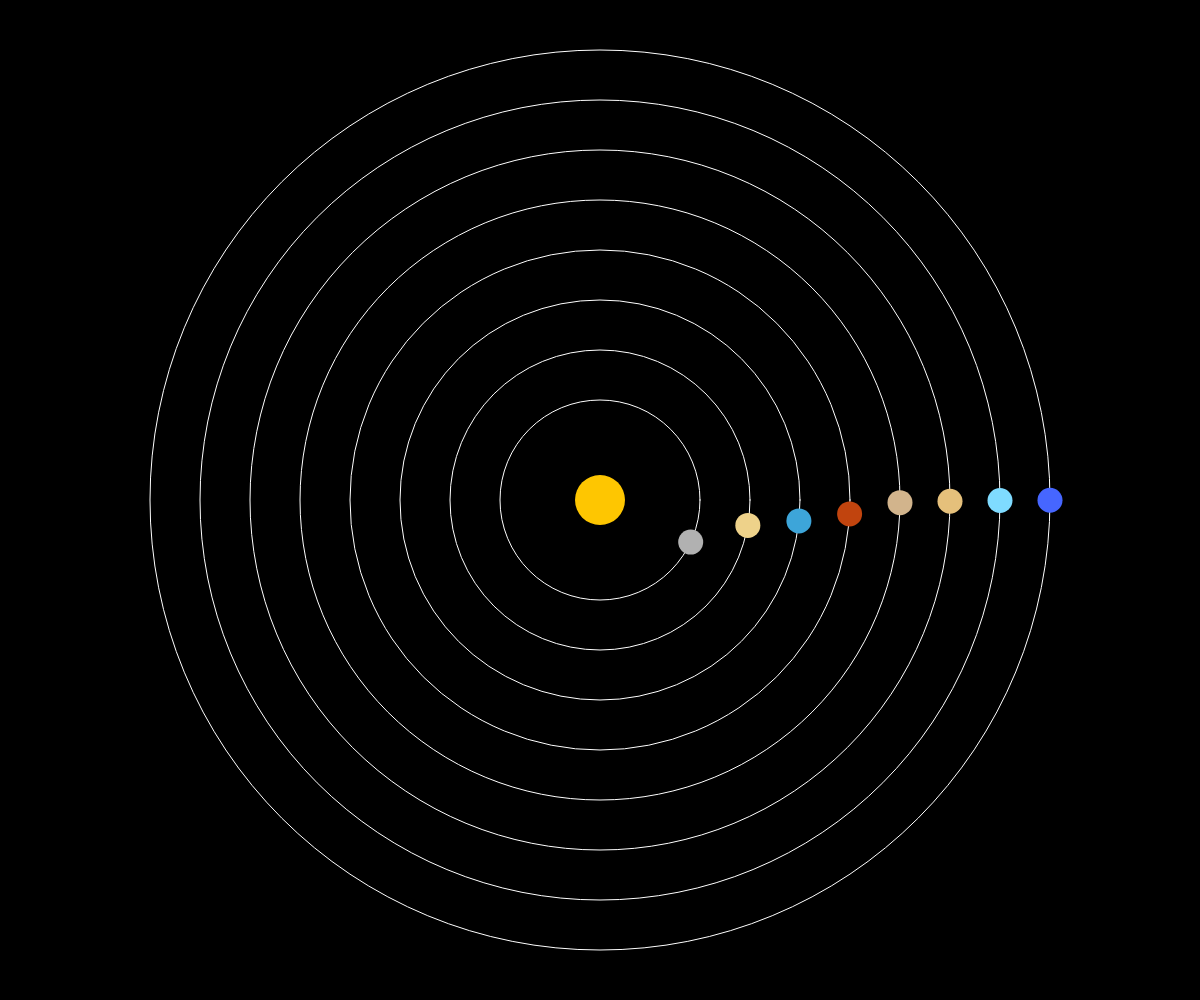
Frame 1 (no input)
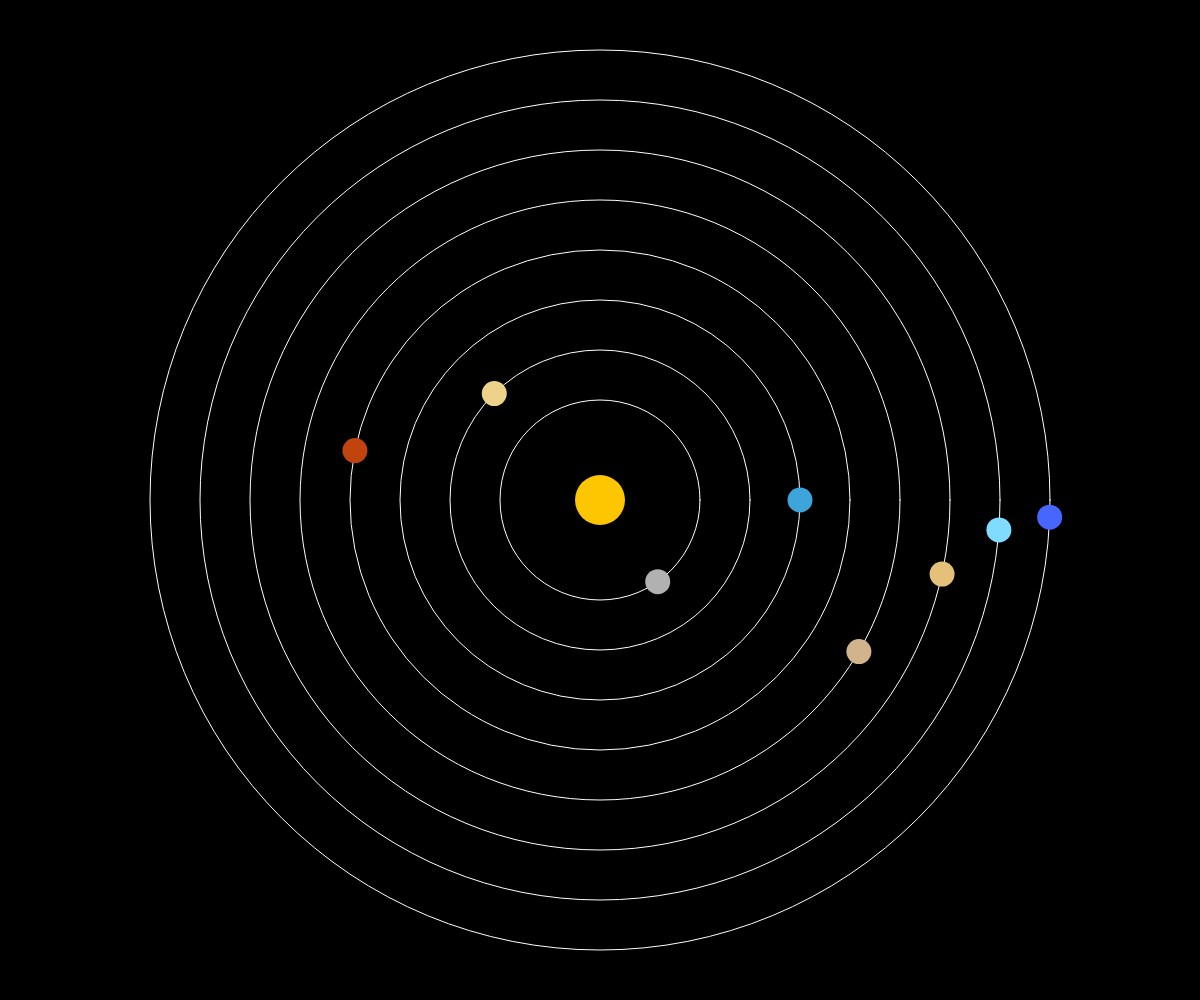
Frame 60 (no input)
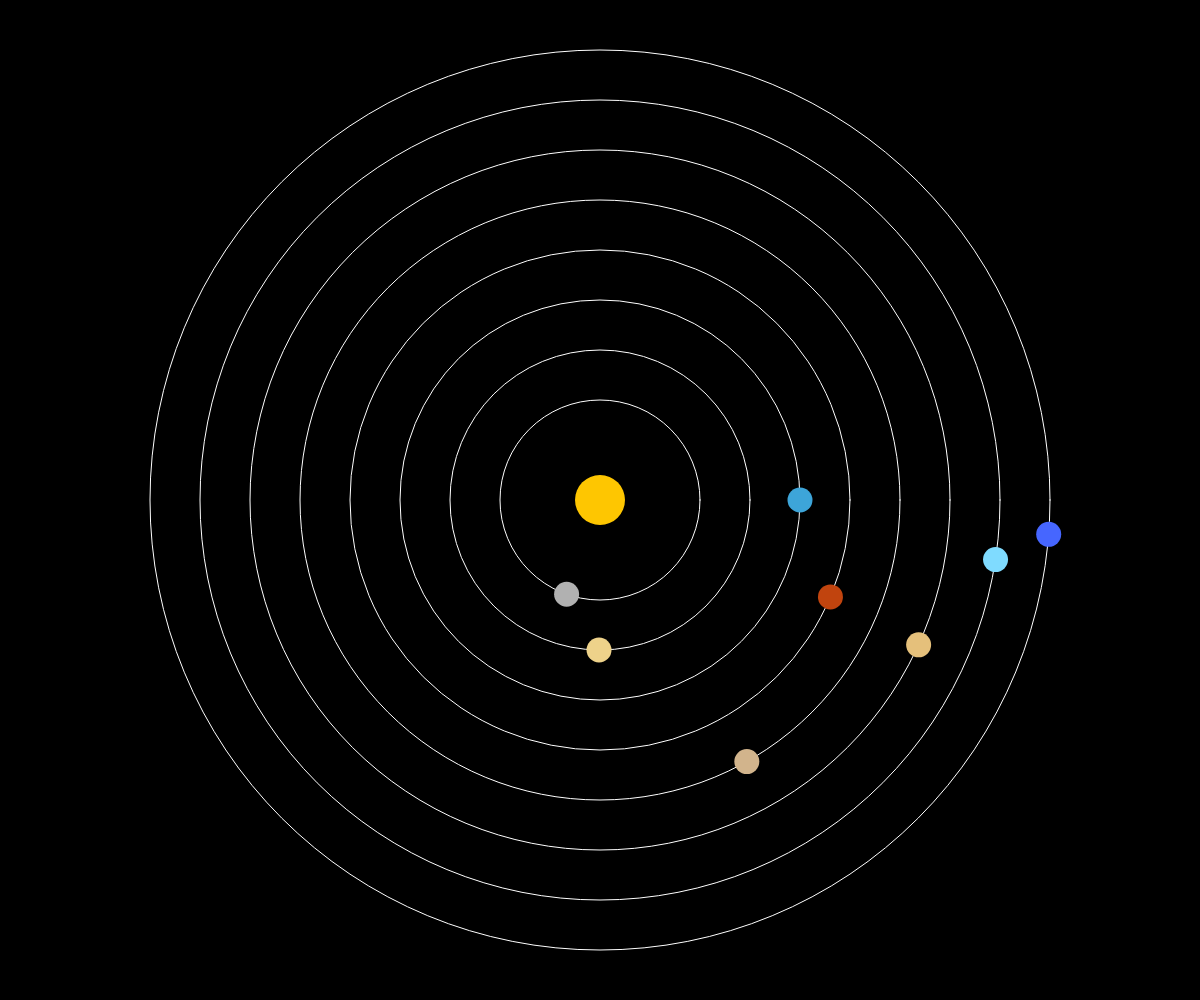
Frame 120 (the mouse pressed at the canvas centre since frame 60)

The p5.js sketch that drew these frames (run headless with seeded random() and noise() and a simulated clock; from frame 60 on, the mouse is pressed at the canvas centre):

// p5.js sketch
// ── sketch.js
// Sidereal orbital periods (days) from standard references (NASA/JPL).
const PLANETS = [
    { name: "sun",      diameter: 1392700, color: "#FEC601", periodDays: null }, // no orbit
    { name: "mercury",  diameter: 4879,    color: "#B1B1B1", periodDays: 87.969 },
    { name: "venus",    diameter: 12104,   color: "#EED28A", periodDays: 224.701 },
    { name: "earth",    diameter: 12742,   color: "#3DA5D9", periodDays: 365.256 }, // sidereal year
    { name: "mars",     diameter: 6779,    color: "#C1440E", periodDays: 686.980 },
    { name: "jupiter",  diameter: 139820,  color: "#D2B48C", periodDays: 4332.59 },
    { name: "saturn",   diameter: 116460,  color: "#E5C07B", periodDays: 10759.22 },
    { name: "uranus",   diameter: 50724,   color: "#7FDBFF", periodDays: 30688.5 },
    { name: "neptune",  diameter: 49244,   color: "#4666FF", periodDays: 60182.0 },
];

let x = window.innerWidth / 2;
let y = window.innerHeight / 2;

const planetScale = 1;   // extra visual scaling for diameters
const SUN_DIAMETER = y/10;  // px
const ORBIT_OFFSET = SUN_DIAMETER*2;  // px between orbits

// Animation mapping: 1 Earth year -> 1 second on screen
const EARTH_YEAR_SECONDS = 1;
const EARTH_YEAR_DAYS = 365.256;

function setup() {
    createCanvas(windowWidth, windowHeight);
}

function draw() {
    background(0);

    // sun
    noStroke();
    fill(PLANETS[0].color);
    circle(x, y, SUN_DIAMETER);

    const sun = PLANETS[0];

    for (let i = 1; i < PLANETS.length; i++) {
        const p = PLANETS[i];

        // orbit diameter spacing
        const orbitDiameterPx = ORBIT_OFFSET * i + ORBIT_OFFSET;

        // scale planet size relative to the sun (circle() takes DIAMETER)
        let planetDiameterPx = (p.diameter / sun.diameter) * SUN_DIAMETER * planetScale;
        // keep tiny planets visible
        planetDiameterPx = max(SUN_DIAMETER/2, planetDiameterPx);
        // let planetDiameterPx = SUN_DIAMETER/5;

        // compute orbit duration in seconds on-screen
        const orbitSeconds =
            EARTH_YEAR_SECONDS * (p.periodDays / EARTH_YEAR_DAYS);

        drawOrbit(orbitSeconds, orbitDiameterPx, planetDiameterPx, p.color);
    }
}

function drawOrbit(orbitSeconds, orbitDiameter, planetDiameter, planetColor) {
    // angle advances with time
    const t = (millis() / 1000) / orbitSeconds;
    const angle = t * TWO_PI;

    // orbit path
    noFill();
    stroke(255);
    strokeWeight(1);
    circle(x, y, orbitDiameter);

    // position on orbit
    const r = orbitDiameter / 2;
    const ex = x + r * cos(angle);
    const ey = y + r * sin(angle);

    // planet
    noStroke();
    fill(planetColor);
    circle(ex, ey, planetDiameter);
}
